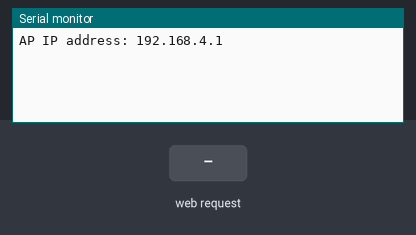
A sketch run on a simulated ESP8266 (NodeMCU). Shown: the last lines printed to the serial monitor. The test bench sets the inputs (shaded band).

Above: at 1.2 s.
1.3 s: HTTP request GET /?State=1 received
At 1.7 s:
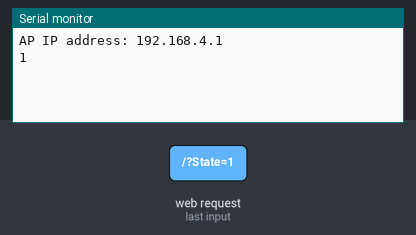
2.8 s: HTTP request GET /?State=0 received
At 4.0 s:
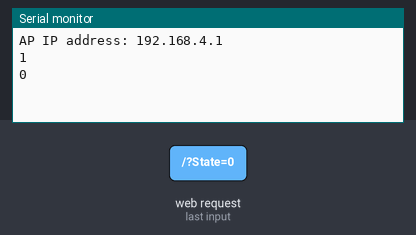

The sketch:

sketch_oct23b.ino
```cpp
#include <ESP8266WiFi.h>
#include <WiFiClient.h>
#include <ESP8266WebServer.h>

String command;  // String to store app command state.
const char* ssid = "GRP 5G";  // Wi-Fi SSID.
ESP8266WebServer server(80);

void setup() {

  // Serial Monitor for debugging.
  Serial.begin(115200);

  // Setting up Wi-Fi in Access Point (AP) mode.
  WiFi.mode(WIFI_AP);
  WiFi.softAP(ssid);

  // Print the IP address of the ESP8266.
  IPAddress myIP = WiFi.softAPIP();
  Serial.print("AP IP address: ");
  Serial.println(myIP);

  // Start Web Server.
  server.on("/", HTTP_handleRoot);  // Route for root.
  server.onNotFound(HTTP_handleRoot);  // Handle undefined routes.
  server.begin();
}

void HTTP_handleRoot(void) {
  if (server.hasArg("State")) {  // Check if the "State" argument is present.
    command = server.arg("State");
    Serial.println(command);  // Print the command to the serial monitor.
  }

  // Send a basic HTML response to the web client.
  String html = "<html><body><h1>ESP8266 Web Server</h1></body></html>";
  server.send(200, "text/html", html);
}

void loop() {
  server.handleClient();  // Handle incoming client requests.
}
```

Measured:
- after the input at 1.3 s, the serial monitor: prints a new line at once (image 1)
- after the input at 2.8 s, the serial monitor: prints a new line at once (image 2)
